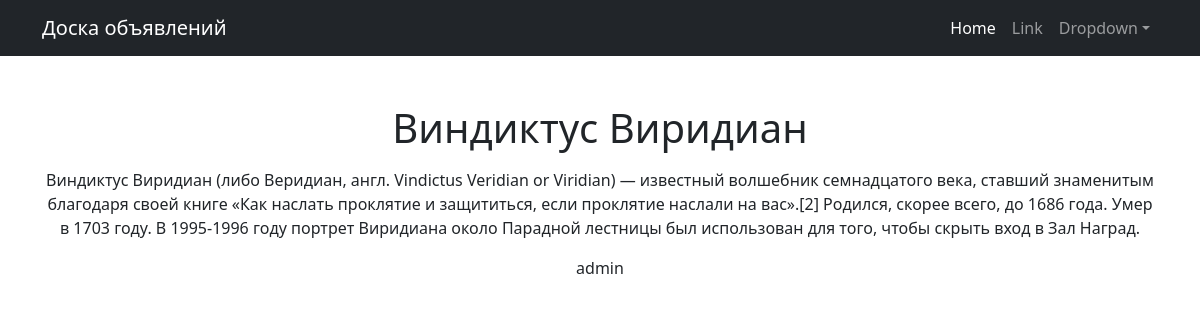
The page /posts/2 on the database its author committed.
### board/models.py (models this page shows, shortened)
class Post(models.Model):
    author = models.ForeignKey(User, on_delete=models.CASCADE, verbose_name='Автор объявления')
    title = models.CharField(max_length=100, verbose_name='Заголовок')
    text=RichTextUploadingField(verbose_name='Текст', config_name='extends', null=True, blank=True)
    category = models.ManyToManyField(Category, through= 'PostCategory', verbose_name='Категория')
    media = models.FileField(upload_to='media/', blank=True, null=True)
    def __str__(self):
        return f'{self.title}'
    class Meta:
        verbose_name = 'Объявление'
        verbose_name_plural = 'Объявления'

### board/views.py (the view)
# urls.py: path('<int:pk>', PostDetail.as_view(), name='post_detail'),
class PostDetail(DetailView):
    model = Post
    template_name = 'post.html'
    context_object_name = 'post'

### templates/post.html (shortened to what this page needs)
{% extends "flatpages/default.html" %}
{% block content %}
<h1>{{ post }}</h1>
<p>{{ post.update }}
<p>{{ post.text }}</p>
<p>{{ post.author }}</p>
{% endblock content %}

### rows shown on the page
Post: title "Виндиктус Виридиан", text "Виндиктус Виридиан (либо Веридиан, англ. Vindictus Veridian or Viridian) — известный волшебник семнадцатого века, ставший знаменитым благодаря своей книге «Как наслать проклятие и защититься, если проклятие наслали на вас».[2] Родился, скорее всего, до 1686 года. Умер в 1703 году. В 1995-1996 году портрет Виридиана около Парадной лестницы был использован для того, чтобы скрыть вход в Зал Наград.", author "admin"
